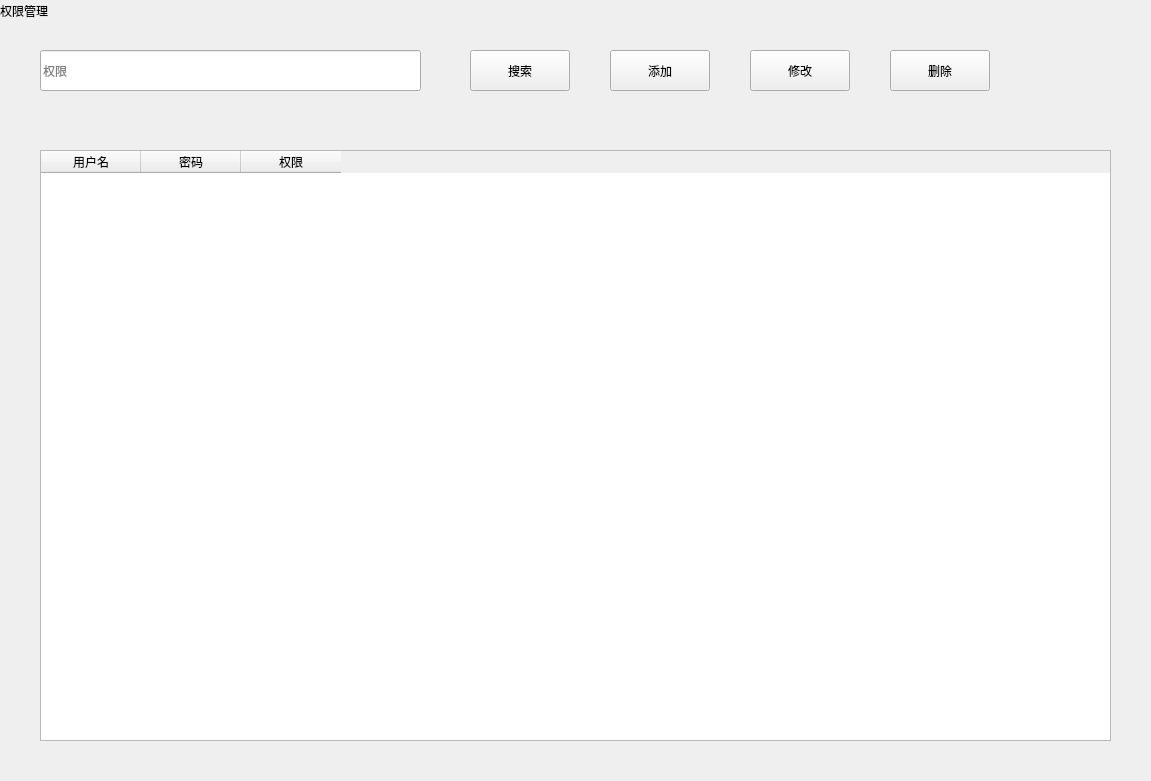
<?xml version="1.0" encoding="UTF-8"?>
<ui version="4.0">
 <class>Rights_management</class>
 <widget class="QWidget" name="Rights_management">
  <property name="geometry">
   <rect>
    <x>0</x>
    <y>0</y>
    <width>1151</width>
    <height>781</height>
   </rect>
  </property>
  <property name="windowTitle">
   <string>Form</string>
  </property>
  <widget class="QPushButton" name="pushButton">
   <property name="geometry">
    <rect>
     <x>470</x>
     <y>50</y>
     <width>100</width>
     <height>41</height>
    </rect>
   </property>
   <property name="text">
    <string>搜索</string>
   </property>
  </widget>
  <widget class="QLineEdit" name="lineEdit">
   <property name="geometry">
    <rect>
     <x>40</x>
     <y>50</y>
     <width>381</width>
     <height>41</height>
    </rect>
   </property>
   <property name="placeholderText">
    <string>权限</string>
   </property>
  </widget>
  <widget class="QTableWidget" name="tableWidget">
   <property name="geometry">
    <rect>
     <x>40</x>
     <y>150</y>
     <width>1071</width>
     <height>591</height>
    </rect>
   </property>
   <column>
    <property name="text">
     <string>用户名</string>
    </property>
   </column>
   <column>
    <property name="text">
     <string>密码</string>
    </property>
   </column>
   <column>
    <property name="text">
     <string>权限</string>
    </property>
   </column>
  </widget>
  <widget class="QLabel" name="label">
   <property name="geometry">
    <rect>
     <x>0</x>
     <y>0</y>
     <width>81</width>
     <height>21</height>
    </rect>
   </property>
   <property name="text">
    <string>权限管理</string>
   </property>
  </widget>
  <widget class="QPushButton" name="increase">
   <property name="geometry">
    <rect>
     <x>610</x>
     <y>50</y>
     <width>100</width>
     <height>41</height>
    </rect>
   </property>
   <property name="text">
    <string>添加</string>
   </property>
  </widget>
  <widget class="QPushButton" name="modify">
   <property name="geometry">
    <rect>
     <x>750</x>
     <y>50</y>
     <width>100</width>
     <height>41</height>
    </rect>
   </property>
   <property name="text">
    <string>修改</string>
   </property>
  </widget>
  <widget class="QPushButton" name="delete_2">
   <property name="geometry">
    <rect>
     <x>890</x>
     <y>50</y>
     <width>100</width>
     <height>41</height>
    </rect>
   </property>
   <property name="text">
    <string>删除</string>
   </property>
  </widget>
 </widget>
 <resources/>
 <connections/>
</ui>
